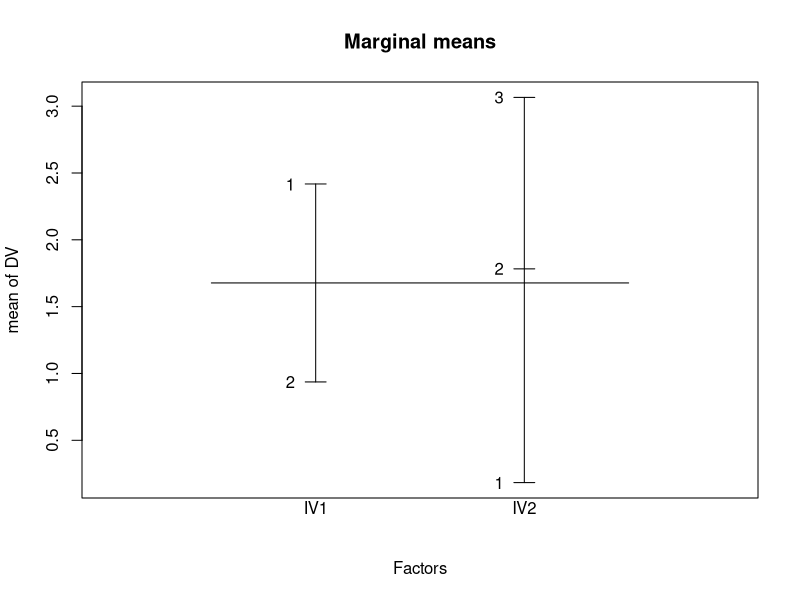
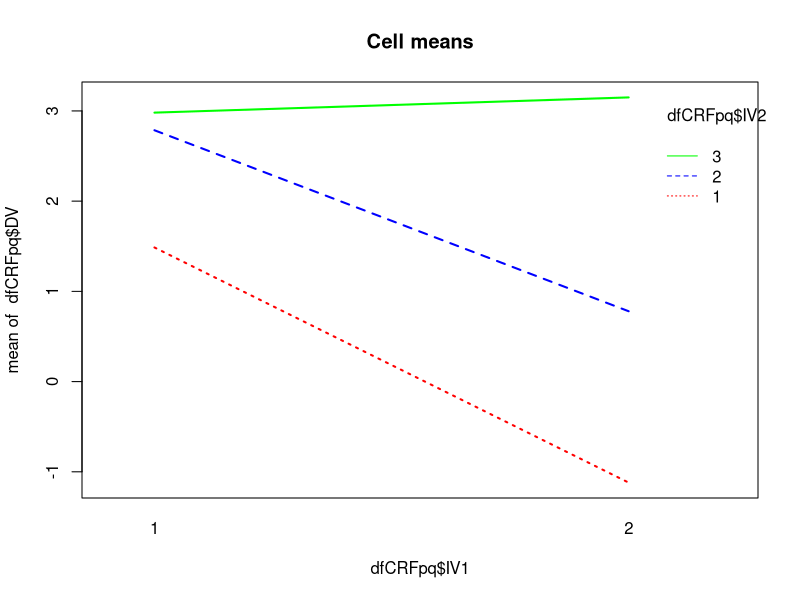
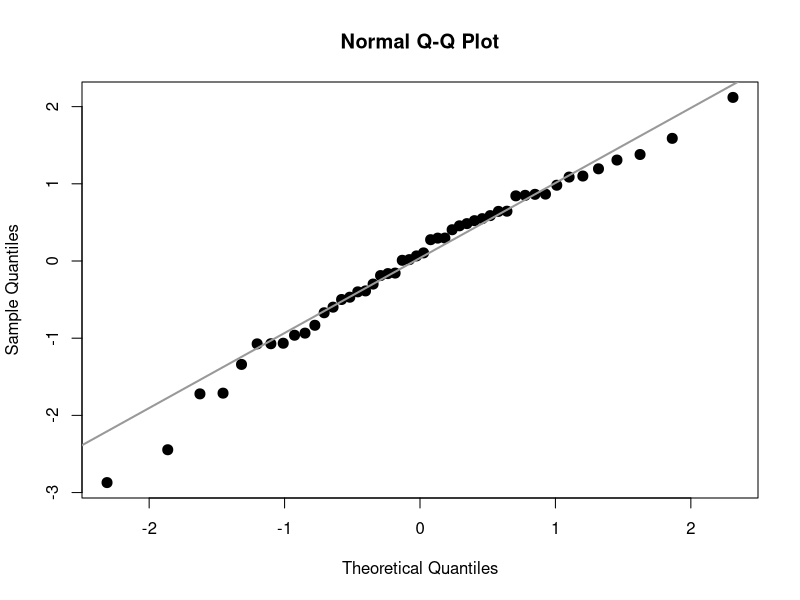
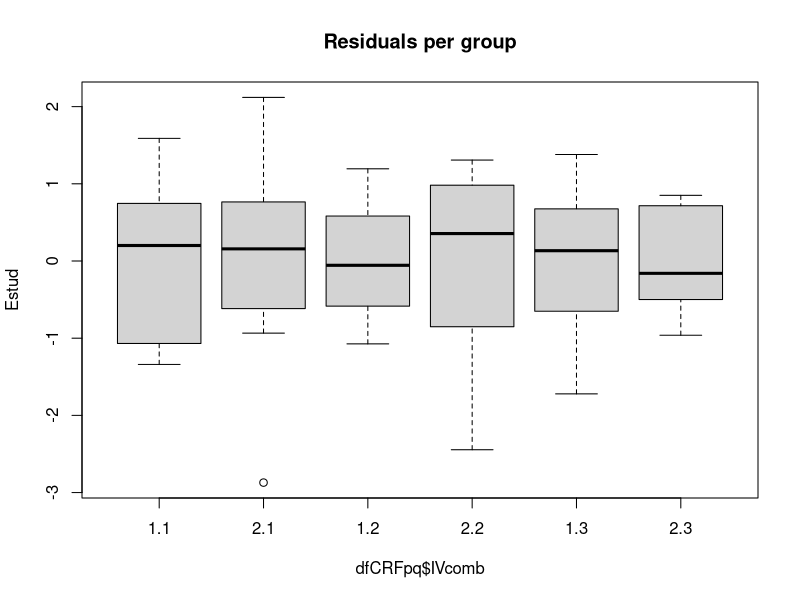

Here is the R script that generated these plots, in order:
## ---- chunk 1
wants <- c("car", "multcomp")
has   <- wants %in% rownames(installed.packages())
if(any(!has)) install.packages(wants[!has])
## ---- chunk 2
set.seed(1.234)
Njk  <- 8
P    <- 2
Q    <- 3
muJK <- c(rep(c(1, -1), Njk), rep(c(2, 1), Njk), rep(c(3, 3), Njk))
dfCRFpq <- data.frame(IV1=factor(rep(1:P, times=Njk*Q)),
                      IV2=factor(rep(1:Q,  each=Njk*P)),
                      DV =rnorm(Njk*P*Q, muJK, 2))
## ---- chunk 3
dfCRFpq$IVcomb <- interaction(dfCRFpq$IV1, dfCRFpq$IV2)
## ---- chunk 4
summary(aov(DV ~ IV1*IV2, data=dfCRFpq))
## ---- chunk 5
fitIII <- lm(DV ~ IV1 + IV2 + IV1:IV2, data=dfCRFpq,
             contrasts=list(IV1=contr.sum, IV2=contr.sum))
library(car)
Anova(fitIII, type="III")
## ---- chunk 6
plot.design(DV ~ IV1*IV2, data=dfCRFpq, main="Marginal means")
interaction.plot(dfCRFpq$IV1, dfCRFpq$IV2, dfCRFpq$DV,
                 main="Cell means", col=c("red", "blue", "green"), lwd=2)
## ---- chunk 7
anRes <- anova(lm(DV ~ IV1*IV2, data=dfCRFpq))
SS1   <- anRes["IV1",       "Sum Sq"]
SS2   <- anRes["IV2",       "Sum Sq"]
SSI   <- anRes["IV1:IV2",   "Sum Sq"]
SSE   <- anRes["Residuals", "Sum Sq"]
## ---- chunk 8
(pEtaSq1 <- SS1 / (SS1 + SSE))
(pEtaSq2 <- SS2 / (SS2 + SSE))
(pEtaSqI <- SSI / (SSI + SSE))
## ---- chunk 9
CRFp1 <- anova(lm(DV ~ IV1, data=dfCRFpq, subset=(IV2==1)))
CRFp2 <- anova(lm(DV ~ IV1, data=dfCRFpq, subset=(IV2==2)))
CRFp3 <- anova(lm(DV ~ IV1, data=dfCRFpq, subset=(IV2==3)))
## ---- chunk 10
SSp1 <- CRFp1["IV1", "Sum Sq"]
SSp2 <- CRFp2["IV1", "Sum Sq"]
SSp3 <- CRFp3["IV1", "Sum Sq"]
## ---- chunk 11
CRFpq <- anova(lm(DV ~ IV1*IV2, data=dfCRFpq))
SSA   <- CRFpq["IV1",       "Sum Sq"]
SSI   <- CRFpq["IV1:IV2",   "Sum Sq"]
SSE   <- CRFpq["Residuals", "Sum Sq"]
dfSSA <- CRFpq["IV1",       "Df"]
dfSSE <- CRFpq["Residuals", "Df"]
## ---- chunk 12
all.equal(SSp1 + SSp2 + SSp3, SSA + SSI)
## ---- chunk 13
Fp1 <- (SSp1/dfSSA) / (SSE/dfSSE)
Fp2 <- (SSp2/dfSSA) / (SSE/dfSSE)
Fp3 <- (SSp3/dfSSA) / (SSE/dfSSE)
## ---- chunk 14
(pP1 <- 1-pf(Fp1, dfSSA, dfSSE))
(pP2 <- 1-pf(Fp2, dfSSA, dfSSE))
(pP3 <- 1-pf(Fp3, dfSSA, dfSSE))
## ---- chunk 15
aovCRFpq <- aov(DV ~ IV1*IV2, data=dfCRFpq)
cMat     <- rbind("c1"=c( 1/2, 1/2, -1),
                  "c2"=c(  -1,   0,  1))

library(multcomp)
summary(glht(aovCRFpq, linfct=mcp(IV2=cMat), alternative="two.sided"),
        test=adjusted("bonferroni"))
## ---- chunk 16
TukeyHSD(aovCRFpq, which="IV2")
## ---- chunk 17
(aovCRFpqA <- aov(DV ~ IVcomb, data=dfCRFpq))
cntrMat <- rbind("c1"=c(-1/2,  1/4, -1/2, 1/4, 1/4, 1/4),
                 "c2"=c(   0,    0,   -1,   0,   1,   0),
                 "c3"=c(-1/2, -1/2,  1/4, 1/4, 1/4, 1/4))
## ---- chunk 18
library(multcomp)
summary(glht(aovCRFpqA, linfct=mcp(IVcomb=cntrMat), alternative="greater"),
        test=adjusted("none"))
## ---- chunk 19
Estud <- rstudent(aovCRFpq)
qqnorm(Estud, pch=20, cex=2)
qqline(Estud, col="gray60", lwd=2)
## ---- chunk 20
shapiro.test(Estud)
## ---- chunk 21
plot(Estud ~ dfCRFpq$IVcomb, main="Residuals per group")
## ---- chunk 22
library(car)
leveneTest(aovCRFpq)
## ---- chunk 23
try(detach(package:car))
try(detach(package:nnet))
try(detach(package:MASS))
try(detach(package:multcomp))
try(detach(package:survival))
try(detach(package:mvtnorm))
try(detach(package:splines))
